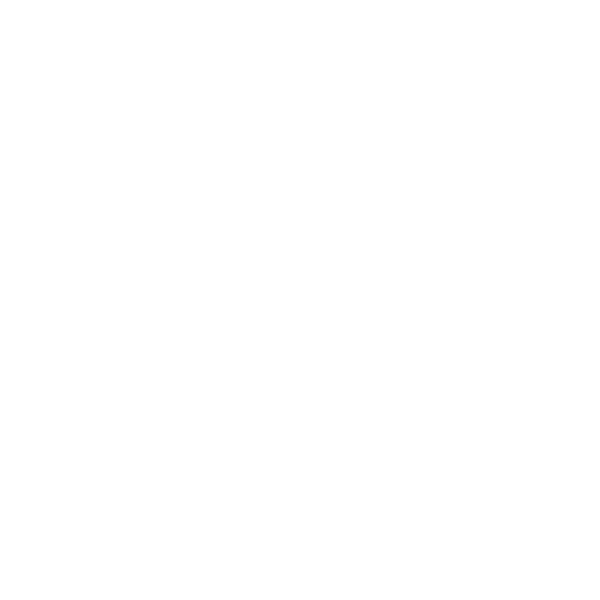
Frame 1 (no input)
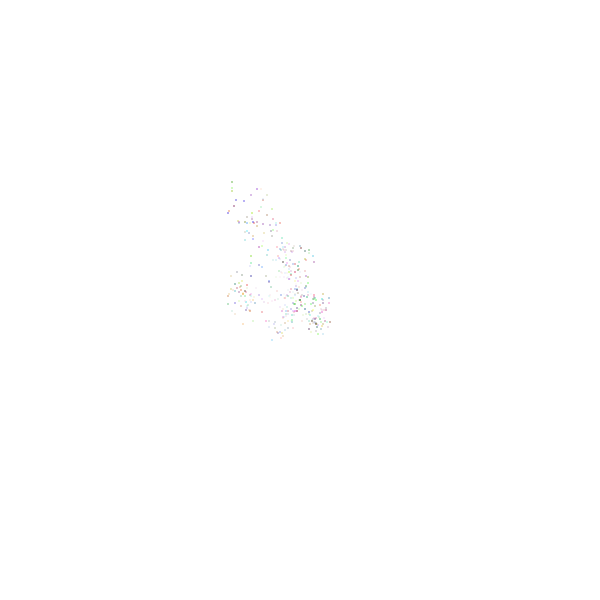
Frame 60 (the mouse pressed at the canvas centre just before this capture)
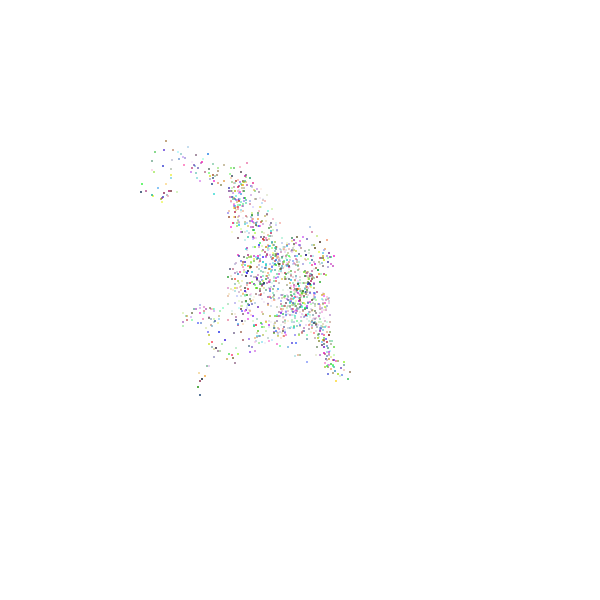
Frame 120 (the mouse held since frame 60 and released just before this capture)

The Processing sketch that drew these frames (run headless with seeded random() and noise(); from frame 60 on, the mouse is pressed at the canvas centre):

// Processing sketch: grids
// ── grids.pde
Grids grid;
int c;
Grids[] lines = new Grids[50];
int num;

void setup() {
  size(600, 600);
  grid = new Grids();
  lines[0] = grid;
  background(255);
  frameRate(10);
  c = 0;
  num = 1; // number of elements in array
}

void draw() {
  for (int i=0; i < num; i++) {
    lines[i].display();
    lines[i].move();
  }
  c+= 2;
  
  if (c%10 == 0) {
    if (num == 50) {
       num = 0; 
    }
    num++;
    grid = new Grids();
    lines[num - 1] = grid;
  }
}

class Grids {
  int x;
  int y;
  int[] lineX = new int[50];
  int[] lineY = new int[50];
  float r,g,b;

  Grids() {
    x = width/2;
    y = height/2;
    lineX[0] = x;
    lineY[0] = y;
    r = random(255);
    g = random(255);
    b = random(255);

  }
  void display() {
    r = random(255);
    g = random(255);
    b = random(255);
    noStroke();
    fill(r,g,b,c);
    ellipse(x,y,2,2);
  }
  void move() {
    // choose random direction
    x+=random(-10,10);
    y+=random(-10,10);
  }
}
